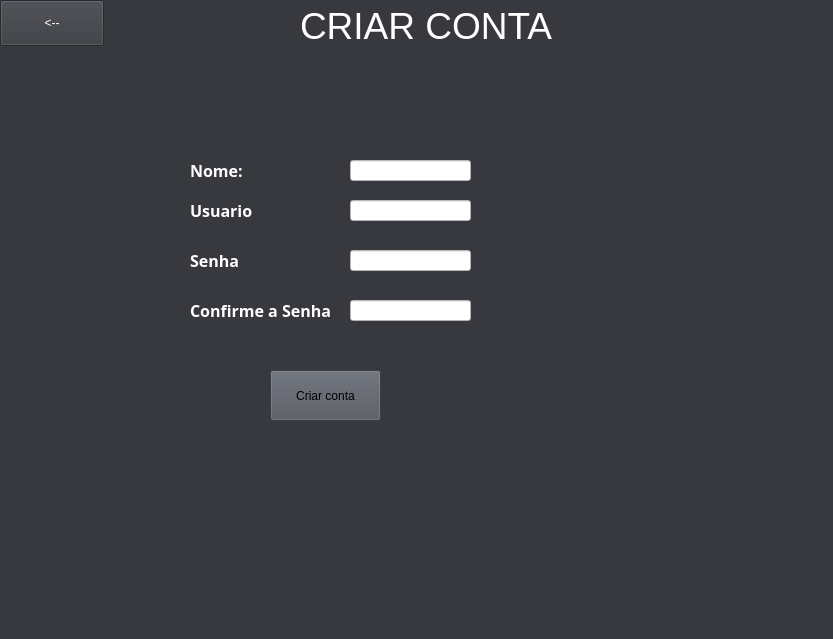
<?xml version="1.0" encoding="UTF-8"?>
<ui version="4.0">
 <class>MainWindow</class>
 <widget class="QMainWindow" name="MainWindow">
  <property name="geometry">
   <rect>
    <x>0</x>
    <y>0</y>
    <width>833</width>
    <height>639</height>
   </rect>
  </property>
  <property name="windowTitle">
   <string>MainWindow</string>
  </property>
  <property name="styleSheet">
   <string notr="true">background-color : rgb(55, 57, 63);</string>
  </property>
  <widget class="QWidget" name="centralwidget">
   <widget class="QLabel" name="label_3">
    <property name="geometry">
     <rect>
      <x>300</x>
      <y>0</y>
      <width>341</width>
      <height>51</height>
     </rect>
    </property>
    <property name="font">
     <font>
      <pointsize>28</pointsize>
     </font>
    </property>
    <property name="styleSheet">
     <string notr="true">color: rgb(255, 255, 255);</string>
    </property>
    <property name="text">
     <string>CRIAR CONTA</string>
    </property>
   </widget>
   <widget class="QLineEdit" name="nome">
    <property name="geometry">
     <rect>
      <x>350</x>
      <y>160</y>
      <width>121</width>
      <height>21</height>
     </rect>
    </property>
    <property name="styleSheet">
     <string notr="true">background-color: rgb(255, 255, 255);</string>
    </property>
    <property name="maxLength">
     <number>20</number>
    </property>
   </widget>
   <widget class="QLabel" name="Produto_2">
    <property name="enabled">
     <bool>true</bool>
    </property>
    <property name="geometry">
     <rect>
      <x>190</x>
      <y>200</y>
      <width>141</width>
      <height>21</height>
     </rect>
    </property>
    <property name="font">
     <font>
      <family>Gotham</family>
      <pointsize>12</pointsize>
      <weight>75</weight>
      <italic>false</italic>
      <bold>true</bold>
     </font>
    </property>
    <property name="statusTip">
     <string/>
    </property>
    <property name="autoFillBackground">
     <bool>false</bool>
    </property>
    <property name="styleSheet">
     <string notr="true">color: rgb(255, 255, 255);</string>
    </property>
    <property name="text">
     <string>Usuario</string>
    </property>
    <property name="textFormat">
     <enum>Qt::AutoText</enum>
    </property>
   </widget>
   <widget class="QLabel" name="Produto">
    <property name="enabled">
     <bool>true</bool>
    </property>
    <property name="geometry">
     <rect>
      <x>190</x>
      <y>160</y>
      <width>81</width>
      <height>21</height>
     </rect>
    </property>
    <property name="font">
     <font>
      <family>Gotham</family>
      <pointsize>12</pointsize>
      <weight>75</weight>
      <italic>false</italic>
      <bold>true</bold>
     </font>
    </property>
    <property name="statusTip">
     <string/>
    </property>
    <property name="autoFillBackground">
     <bool>false</bool>
    </property>
    <property name="styleSheet">
     <string notr="true">color: rgb(255, 255, 255);</string>
    </property>
    <property name="text">
     <string>Nome:</string>
    </property>
    <property name="textFormat">
     <enum>Qt::AutoText</enum>
    </property>
   </widget>
   <widget class="QLineEdit" name="usuario">
    <property name="geometry">
     <rect>
      <x>350</x>
      <y>200</y>
      <width>121</width>
      <height>21</height>
     </rect>
    </property>
    <property name="styleSheet">
     <string notr="true">background-color: rgb(255, 255, 255);</string>
    </property>
    <property name="maxLength">
     <number>30</number>
    </property>
    <property name="echoMode">
     <enum>QLineEdit::Normal</enum>
    </property>
   </widget>
   <widget class="QLabel" name="Produto_3">
    <property name="enabled">
     <bool>true</bool>
    </property>
    <property name="geometry">
     <rect>
      <x>190</x>
      <y>250</y>
      <width>151</width>
      <height>21</height>
     </rect>
    </property>
    <property name="font">
     <font>
      <family>Gotham</family>
      <pointsize>12</pointsize>
      <weight>75</weight>
      <italic>false</italic>
      <bold>true</bold>
     </font>
    </property>
    <property name="statusTip">
     <string/>
    </property>
    <property name="autoFillBackground">
     <bool>false</bool>
    </property>
    <property name="styleSheet">
     <string notr="true">color: rgb(255, 255, 255);</string>
    </property>
    <property name="text">
     <string>Senha</string>
    </property>
    <property name="textFormat">
     <enum>Qt::AutoText</enum>
    </property>
   </widget>
   <widget class="QLineEdit" name="senha">
    <property name="geometry">
     <rect>
      <x>350</x>
      <y>250</y>
      <width>121</width>
      <height>21</height>
     </rect>
    </property>
    <property name="styleSheet">
     <string notr="true">background-color: rgb(255, 255, 255);</string>
    </property>
    <property name="maxLength">
     <number>30</number>
    </property>
    <property name="echoMode">
     <enum>QLineEdit::Password</enum>
    </property>
   </widget>
   <widget class="QLabel" name="Produto_4">
    <property name="enabled">
     <bool>true</bool>
    </property>
    <property name="geometry">
     <rect>
      <x>190</x>
      <y>300</y>
      <width>151</width>
      <height>21</height>
     </rect>
    </property>
    <property name="font">
     <font>
      <family>Gotham</family>
      <pointsize>12</pointsize>
      <weight>75</weight>
      <italic>false</italic>
      <bold>true</bold>
     </font>
    </property>
    <property name="statusTip">
     <string/>
    </property>
    <property name="autoFillBackground">
     <bool>false</bool>
    </property>
    <property name="styleSheet">
     <string notr="true">color: rgb(255, 255, 255);</string>
    </property>
    <property name="text">
     <string>Confirme a Senha</string>
    </property>
    <property name="textFormat">
     <enum>Qt::AutoText</enum>
    </property>
   </widget>
   <widget class="QLineEdit" name="senhac">
    <property name="geometry">
     <rect>
      <x>350</x>
      <y>300</y>
      <width>121</width>
      <height>21</height>
     </rect>
    </property>
    <property name="styleSheet">
     <string notr="true">background-color: rgb(255, 255, 255);</string>
    </property>
    <property name="maxLength">
     <number>30</number>
    </property>
    <property name="echoMode">
     <enum>QLineEdit::Password</enum>
    </property>
   </widget>
   <widget class="QPushButton" name="button">
    <property name="geometry">
     <rect>
      <x>270</x>
      <y>370</y>
      <width>111</width>
      <height>51</height>
     </rect>
    </property>
    <property name="styleSheet">
     <string notr="true">background-color: rgb(81, 85, 94);</string>
    </property>
    <property name="text">
     <string>Criar conta</string>
    </property>
   </widget>
   <widget class="QLabel" name="label">
    <property name="geometry">
     <rect>
      <x>220</x>
      <y>340</y>
      <width>251</width>
      <height>16</height>
     </rect>
    </property>
    <property name="styleSheet">
     <string notr="true">color: rgb(255, 21, 0);</string>
    </property>
    <property name="text">
     <string/>
    </property>
   </widget>
   <widget class="QPushButton" name="voltar">
    <property name="geometry">
     <rect>
      <x>0</x>
      <y>0</y>
      <width>104</width>
      <height>46</height>
     </rect>
    </property>
    <property name="sizeIncrement">
     <size>
      <width>0</width>
      <height>0</height>
     </size>
    </property>
    <property name="font">
     <font>
      <pointsize>9</pointsize>
     </font>
    </property>
    <property name="styleSheet">
     <string notr="true">color: rgb(255, 255, 255);</string>
    </property>
    <property name="text">
     <string>&lt;--</string>
    </property>
   </widget>
  </widget>
  <widget class="QMenuBar" name="menubar">
   <property name="geometry">
    <rect>
     <x>0</x>
     <y>0</y>
     <width>833</width>
     <height>21</height>
    </rect>
   </property>
  </widget>
  <widget class="QStatusBar" name="statusbar"/>
 </widget>
 <resources/>
 <connections/>
</ui>
